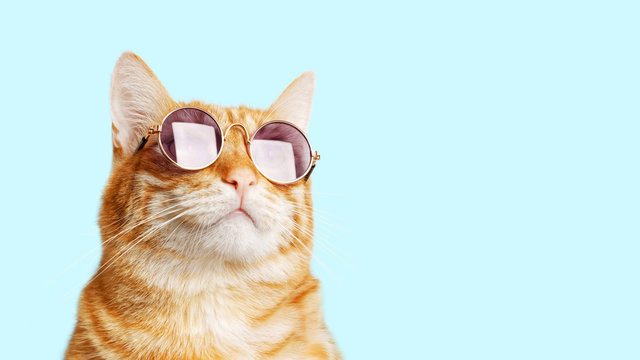
#> input picture ocv/ocv tutorial/coolcat.jpg, 640 x 360 px
$ python draw.py
#> lines starting #> are read from the running program, lines starting #| are printed output that depends on the picture; after the words box and inside, x2 and y2 are one past the last pixel; in counts of white or black regions, pixels touching at a corner belong together
import cv2 as cv
import numpy as np

blank = np.zeros((500, 500, 3), dtype='uint8')

img = cv.imread("coolcat.jpg")
#> img is the input picture: shape (360, 640, 3); mean B, G, R 225.5, 229.9, 208.6

# paint image a certain color
# blank[:] = 0, 255, 0

# draw a rectangle
cv.rectangle(blank, (0,0), (blank.shape[1]//2, blank.shape[0]//2), (0,255,0), thickness=cv.FILLED)
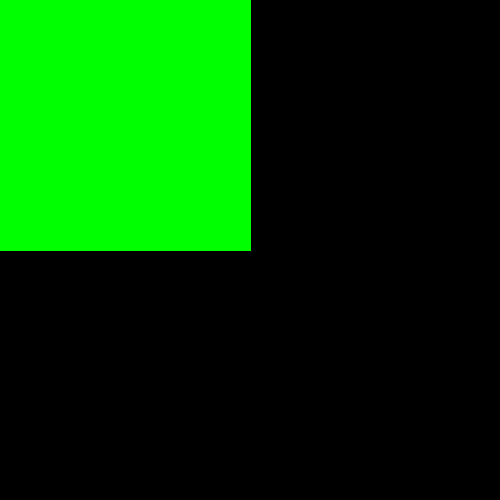
#> blank: shape (500, 500, 3); mean of channels 0, 1, 2 0, 64.3, 0; drawn as B, G, R
cv.imshow("rectangle", blank)

# draw a circle
cv.circle(blank, (blank.shape[1]//2, blank.shape[0]//2), 40, (0,0,255), thickness=3)
cv.imshow("circle", blank)

# draw a line
cv.line(blank, (0,0), (blank.shape[1]//2, blank.shape[0]//2), (255,255,255), thickness=3)
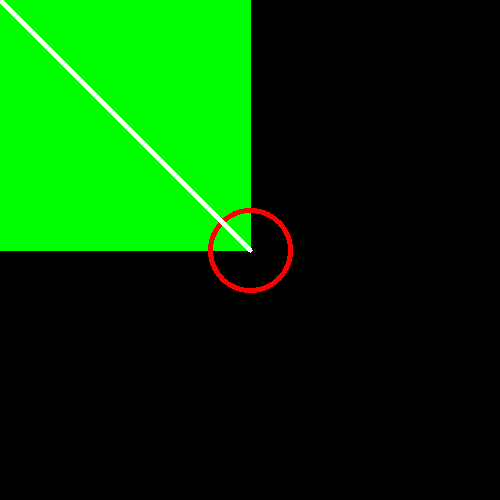
#> blank: shape (500, 500, 3); mean of channels 0, 1, 2 1.8, 64, 3; drawn as B, G, R
cv.imshow("line", blank)

# write a text
cv.putText(img, 'Cool Cat', (img.shape[1]//2, img.shape[0]//2), cv.FONT_HERSHEY_TRIPLEX, 1.0, (0,255,0), thickness=2)
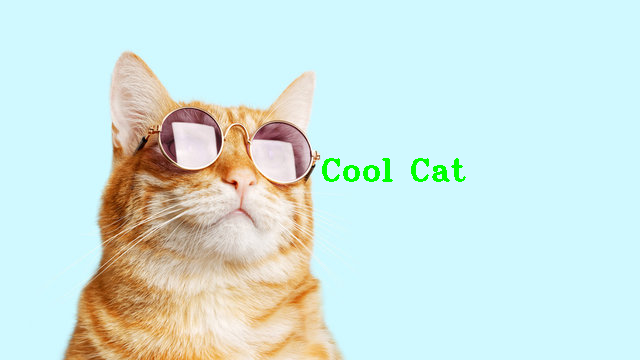
#> img: shape (360, 640, 3); 0.51% of pixels changed, all inside (x1, y1, x2, y2) = (322, 158, 466, 182)

cv.imshow("image", img)

cv.waitKey(0)

$ run again, with ocv/ocv tutorial/prototype.png saved as ocv/ocv tutorial/coolcat.jpg
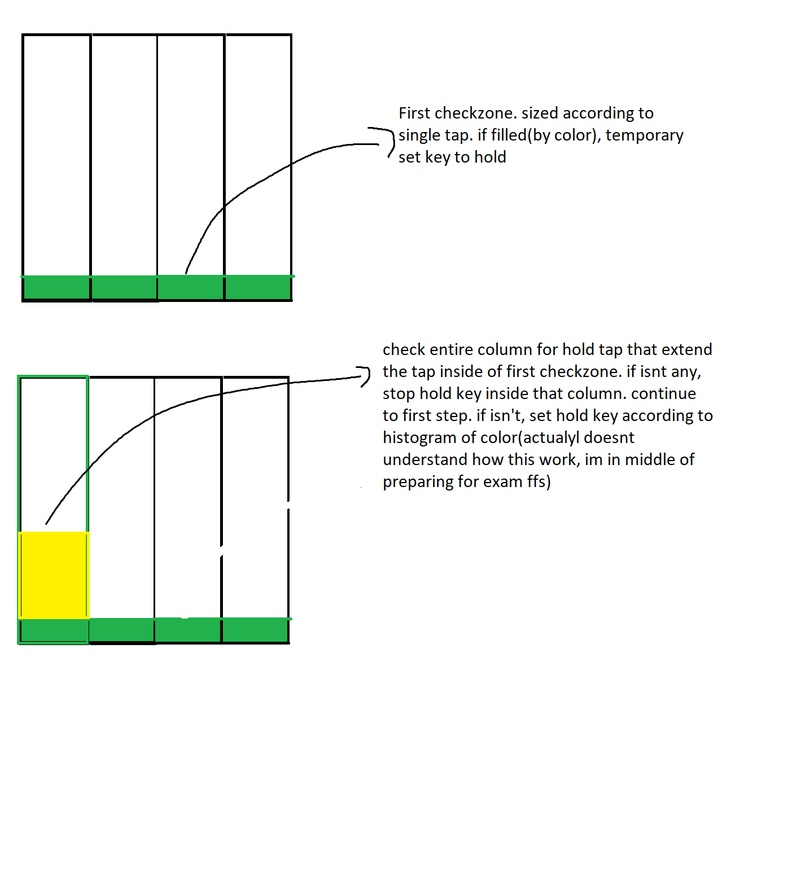
#> input picture ocv/ocv tutorial/prototype.png, 789 x 894 px, shrunk from 1398 x 1584 before the run
#> img is the input picture: shape (894, 789, 3); mean B, G, R 242.6, 246.7, 244
#> `cv.putText(img, 'Cool Cat', (img.shape[1]//2, img.shape[0]//2), cv.FON..`:
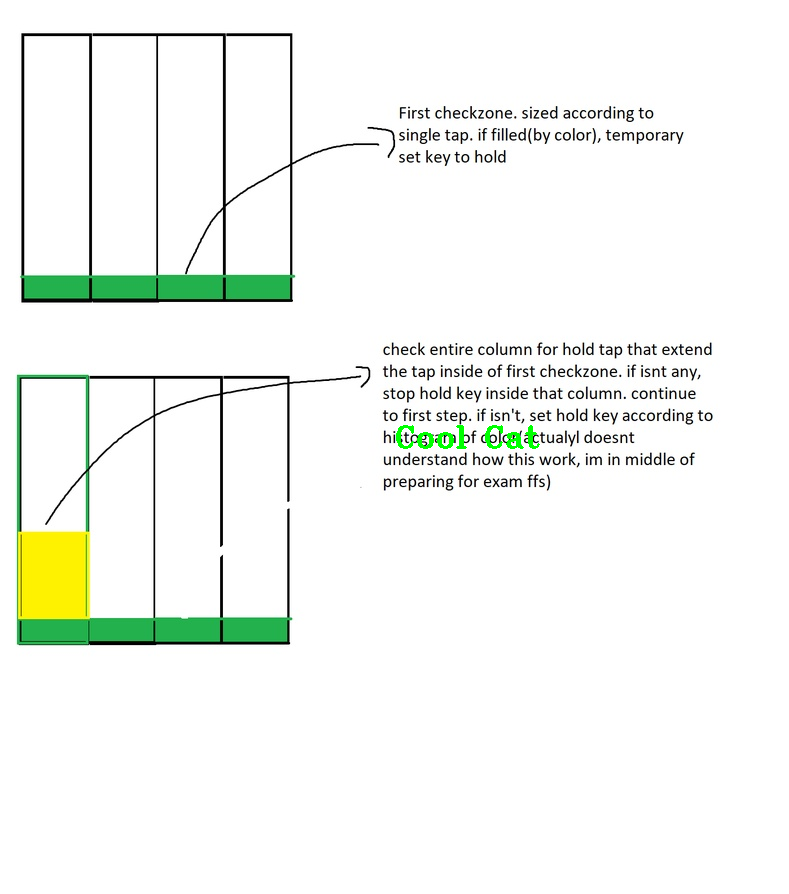
#> img: shape (894, 789, 3); 0.17% of pixels changed, all inside (x1, y1, x2, y2) = (396, 425, 540, 449)
